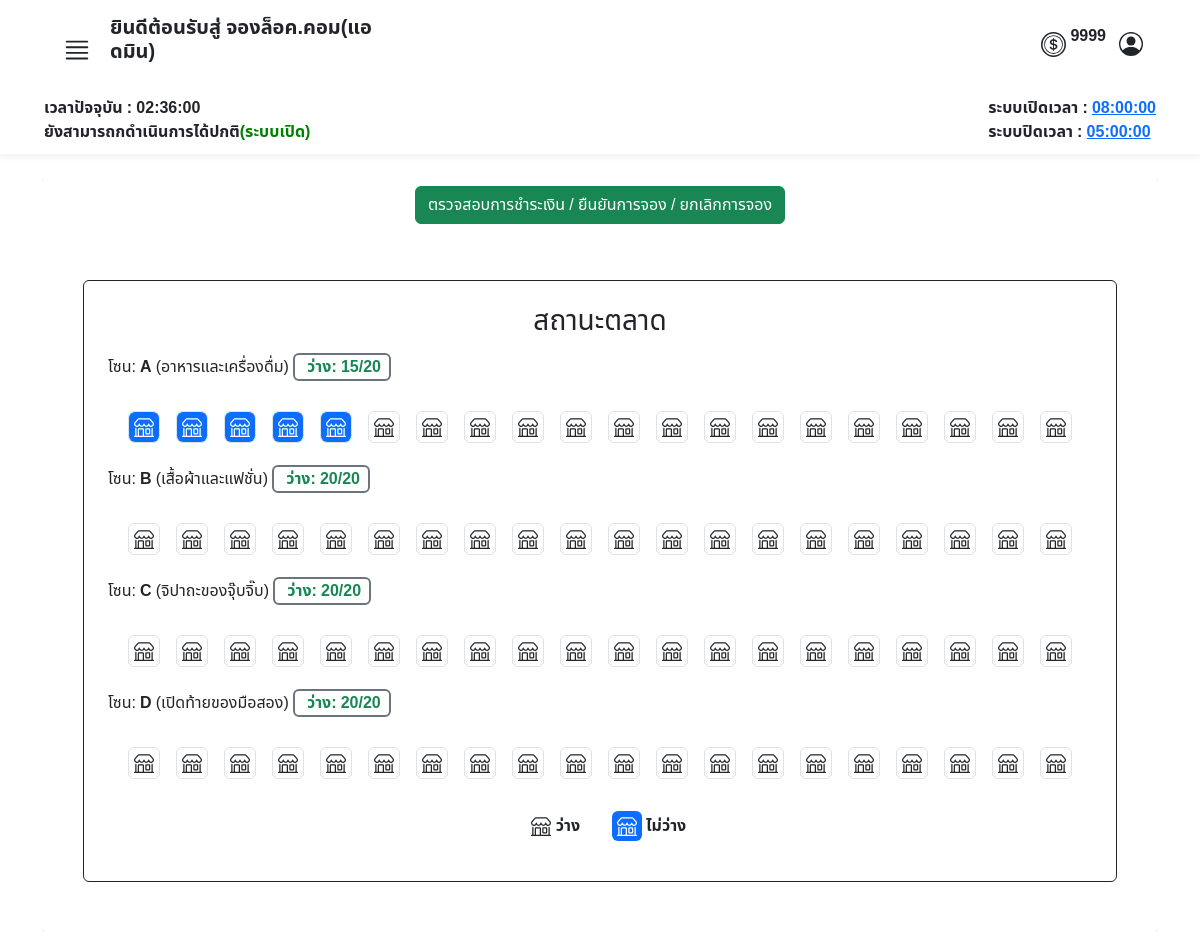
The page /admin/index.php (signed in) on the database as committed earlier.
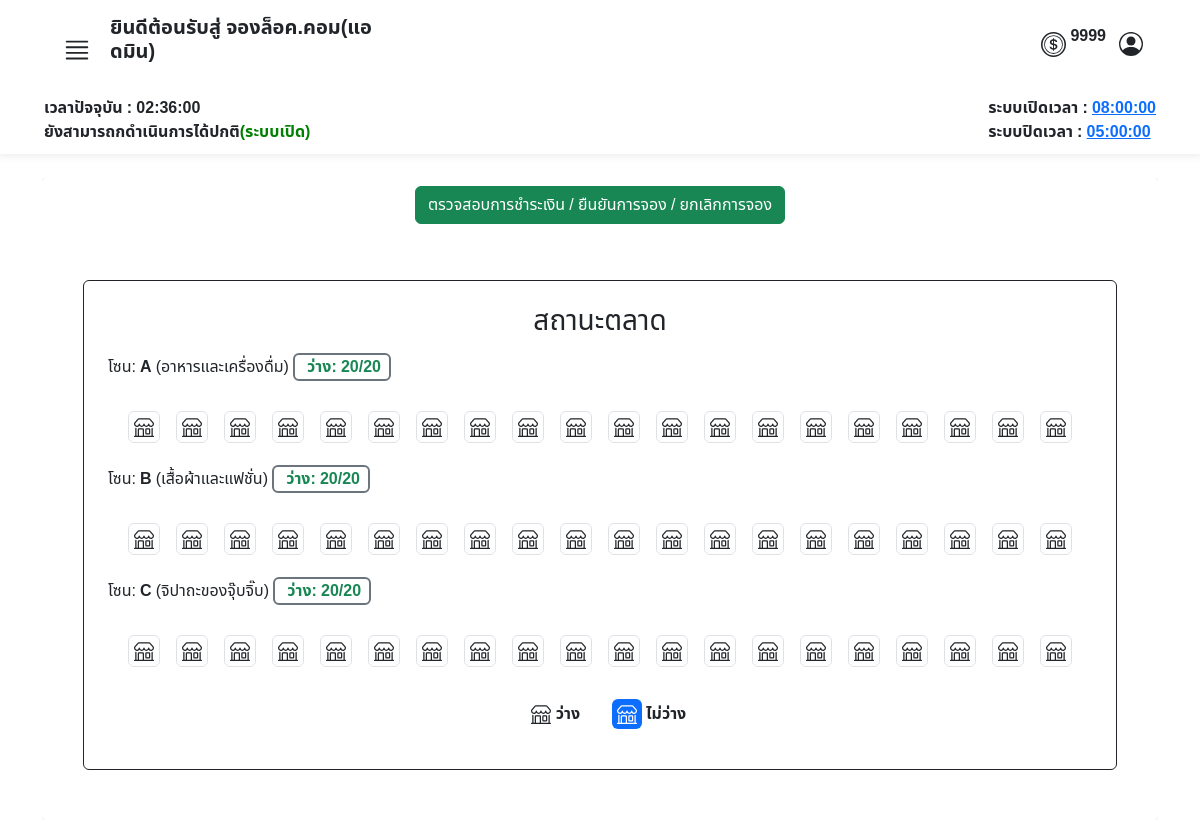
The same page on the database as committed later.
### tables this page shows
CREATE TABLE `zone_detail` (
  `zone_id` int(3) UNSIGNED ZEROFILL NOT NULL COMMENT 'รหัสโซน',
  `zone_name` varchar(50) NOT NULL COMMENT 'ชื่อโซน',
  `zone_detail` varchar(45) NOT NULL,
  `pricePerDate` float DEFAULT NULL COMMENT 'ราคาต่อวัน',
  `pricePerMonth` float DEFAULT NULL COMMENT 'ราคาต่อเดือน'
);

CREATE TABLE `locks` (
  `id_locks` int(11) NOT NULL COMMENT 'ไอดีล็อค',
  `lock_name` varchar(10) NOT NULL COMMENT 'ชื่อเลขล็อต',
  `zone_id` int(3) UNSIGNED ZEROFILL DEFAULT NULL COMMENT 'รหัสประเภทโซน',
  `booking_id` int(10) UNSIGNED ZEROFILL DEFAULT NULL COMMENT 'รหัสการจอง',
  `available` int(3) DEFAULT NULL COMMENT 'สถานะ ว่าง หรือ จองแล้ว '
);

### admin/fetch_zone_detail.php (the view, shortened to what the changed rows need)
<div class="d-flex flex-column border border-dark rounded p-4 mb-3">
    <div class="col-12 d-flex flex-wrap justify-content-center align-item-center">
        <?php
        require("../condb.php");
        $sql = "SELECT * FROM zone_detail ORDER BY zone_name";
        if ($result = $conn->query($sql)) {
            if ($result->num_rows > 0) {
                while ($row = $result->fetch_assoc()) {
                    $zone_id = $row["zone_id"];
                    $sql_count = "SELECT COUNT(id_locks) AS total_locks,
                                                                SUM(CASE WHEN available = 0 THEN 1 ELSE 0 END) AS available_locks
                                                         FROM locks
                                                         WHERE zone_id = $zone_id";
                    $result_count = $conn->query($sql_count);
                    $count_data = $result_count->fetch_assoc();
                    $total_locks = $count_data['total_locks'];
                    $available_locks = $count_data['available_locks'];
                    $percentage_available = ($total_locks > 0) ? ($available_locks / $total_locks) * 100 : 0;
                    $color = '';
                    if ($percentage_available > 50) {
                        $color = '<strong class="text-success border border-secondary border-2 px-2 mx-1 rounded">
                                                            ว่าง: ' . $available_locks . '/' . $total_locks . '
                                                        </strong>';
                    } else if ($percentage_available <= 20) {
                        $color = '<strong class="text-danger border border-secondary border-2 px-2 mx-1 rounded">
                                                            ว่าง: ' . $available_locks . '/' . $total_locks . '
                                                        </strong>';
                    }
                    echo '
                                    <div class="mt-2 ">
                                       <div class="row ">
                                            <div class="col">
                                                <div class="d-flex justify-content-start">
                                                        <div class="">
                                                        <p class="zone_detail"
                                                            data-bs-toggle="tooltip"
                                                            data-bs-placement="right"
                                                            title="รายวัน ' . $row["pricePerDate"] . '฿<br>รายเดือน ' . $row["pricePerMonth"] . '฿">
                                                                            โซน: <strong>' . $row["zone_name"] . '</strong> (' . $row["zone_detail"] . ')' . $color . '
                                                        </p>
                                                        </div>
                                                </div>
                                        </div>
                                    </div>
                                    ';
                    $sql2 = "SELECT * FROM locks WHERE zone_id = " . $row["zone_id"];
                    if ($result2 = $conn->query($sql2)) {
                        if ($result2->num_rows > 0) {
                            echo '<div class="d-flex flex-wrap container-md">';
                            while ($row2 = $result2->fetch_assoc()) {
                                echo '<div class="mx-2 ">
                                                        <p>';
                                if ($row2["available"] == 0) {
                                    echo '
                                                    <div class="border rounded " style="text-align: center;">
                                                        <div class="bg-lightt rounded d-flex justify-content-center align-items-center" style="width: 30px; height:30px;">
                                                            <svg xmlns="http://www.w3.org/2000/svg" width="20" height="20" fill="currentColor" class="bi bi-shop" viewBox="0 0 16 16">
                                                                <path d="M2.97 1.35A1 1 0 0 1 3.73 1h8.54a1 1 0 0 1 .76.35l2.609 3.044A1.5 1.5 0 0 1 16 5.37v.255a2.375 2.375 0 0 1-4.25 1.458A2.37 2.37 0 0 1 9.875 8 2.37 2.37 0 0 1 8 7.083 2.37 2.37 0 0 1 6.125 8a2.37 2.37 0 0 1-1.875-.917A2.375 2.375 0 0 1 0 5.625V5.37a1.5 1.5 0 0 1 .361-.976zm1.78 4.275a1.375 1.375 0 0 0 2.75 0 .5.5 0 0 1 1 0 1.375 1.375 0 0 0 2.75 0 .5.5 0 0 1 1 0 1.375 1.375 0 1 0 2.75 0V5.37a.5.5 0 0 0-.12-.325L12.27 2H3.73L1.12 5.045A.5.5 0 0 0 1 5.37v.255a1.375 1.375 0 0 0 2.75 0 .5.5 0 0 1 1 0M1.5 8.5A.5.5 0 0 1 2 9v6h1v-5a1 1 0 0 1 1-1h3a1 1 0 0 1 1 1v5h6V9a.5.5 0 0 1 1 0v6h.5a.5.5 0 0 1 0 1H.5a.5.5 0 0 1 0-1H1V9a.5.5 0 0 1 .5-.5M4 15h3v-5H4zm5-5a1 1 0 0 1 1-1h2a1 1 0 0 1 1 1v3a1 1 0 0 1-1 1h-2a1 1 0 0 1-1-1zm3 0h-2v3h2z" />
                                                            </svg>
                                                        </div>
                                                    </div>';
                                } else if ($row2["available"] == 1) {
                                    echo '
                                                <div class="border rounded d-flex flex-column justify-content-center align-items-center" style="text-align: center;">
                                                        <div class="bg-primary rounded d-flex justify-content-center align-items-center" style="width: 30px; height:30px; color:white;" >
                                                            <svg xmlns="http://www.w3.org/2000/svg" width="20" height="20" fill="currentColor" class="bi bi-shop" viewBox="0 0 16 16">
                                                                <path d="M2.97 1.35A1 1 0 0 1 3.73 1h8.54a1 1 0 0 1 .76.35l2.609 3.044A1.5 1.5 0 0 1 16 5.37v.255a2.375 2.375 0 0 1-4.25 1.458A2.37 2.37 0 0 1 9.875 8 2.37 2.37 0 0 1 8 7.083 2.37 2.37 0 0 1 6.125 8a2.37 2.37 0 0 1-1.875-.917A2.375 2.375 0 0 1 0 5.625V5.37a1.5 1.5 0 0 1 .361-.976zm1.78 4.275a1.375 1.375 0 0 0 2.75 0 .5.5 0 0 1 1 0 1.375 1.375 0 0 0 2.75 0 .5.5 0 0 1 1 0 1.375 1.375 0 1 0 2.75 0V5.37a.5.5 0 0 0-.12-.325L12.27 2H3.73L1.12 5.045A.5.5 0 0 0 1 5.37v.255a1.375 1.375 0 0 0 2.75 0 .5.5 0 0 1 1 0M1.5 8.5A.5.5 0 0 1 2 9v6h1v-5a1 1 0 0 1 1-1h3a1 1 0 0 1 1 1v5h6V9a.5.5 0 0 1 1 0v6h.5a.5.5 0 0 1 0 1H.5a.5.5 0 0 1 0-1H1V9a.5.5 0 0 1 .5-.5M4 15h3v-5H4zm5-5a1 1 0 0 1 1-1h2a1 1 0 0 1 1 1v3a1 1 0 0 1-1 1h-2a1 1 0 0 1-1-1zm3 0h-2v3h2z" />
                                                            </svg>
                                                        </div>
                                                    </div>';
                                }
                                echo '</p>
                                                        </div>';
                            }
                            echo '</div>';
                        } else {
                            echo "<p>ยังไม่มีการสร้างข้อมูลพื้นที่การขาย</p>";
                        }
                    } else {
                        echo "<p>Error in nested query: " . $conn->error . "</p>";
                    }
                }
            } else {
                echo "<p><strong>ยังไม่มีการสร้างข้อมูลพื้นที่การขาย</strong></p>";
            }
        } else {
            echo "<p>Error in main query: " . $conn->error . "</p>";
        }
        ?>
    </div>
</div>

Rows that differ between the two databases and show on the page:
removed zone_detail: zone_name "D", zone_detail "เปิดท้ายของมือสอง", available_locks "20", total_locks "20"
removed locks: available 0 (drawn), shown under "D"
removed locks: available 0 (drawn), shown under "D"
removed locks: available 0 (drawn), shown under "D"
removed locks: available 0 (drawn), shown under "D"
removed locks: available 0 (drawn), shown under "D"
removed locks: available 0 (drawn), shown under "D"
removed locks: available 0 (drawn), shown under "D"
removed locks: available 0 (drawn), shown under "D"
removed locks: available 0 (drawn), shown under "D"
removed locks: available 0 (drawn), shown under "D"
removed locks: available 0 (drawn), shown under "D"
removed locks: available 0 (drawn), shown under "D"
removed locks: available 0 (drawn), shown under "D"
removed locks: available 0 (drawn), shown under "D"
removed locks: available 0 (drawn), shown under "D"
removed locks: available 0 (drawn), shown under "D"
removed locks: available 0 (drawn), shown under "D"
removed locks: available 0 (drawn), shown under "D"
removed locks: available 0 (drawn), shown under "D"
removed locks: available 0 (drawn), shown under "D"
computed for zone_detail "อาหารและเครื่องดื่ม": available_locks "15" → "20"
changed locks (number 1 of 60 on the later page): available 1 → 0 (drawn)
changed locks (number 2 of 60 on the later page): available 1 → 0 (drawn)
changed locks (number 3 of 60 on the later page): available 1 → 0 (drawn)
changed locks (number 4 of 60 on the later page): available 1 → 0 (drawn)
changed locks (number 5 of 60 on the later page): available 1 → 0 (drawn)
